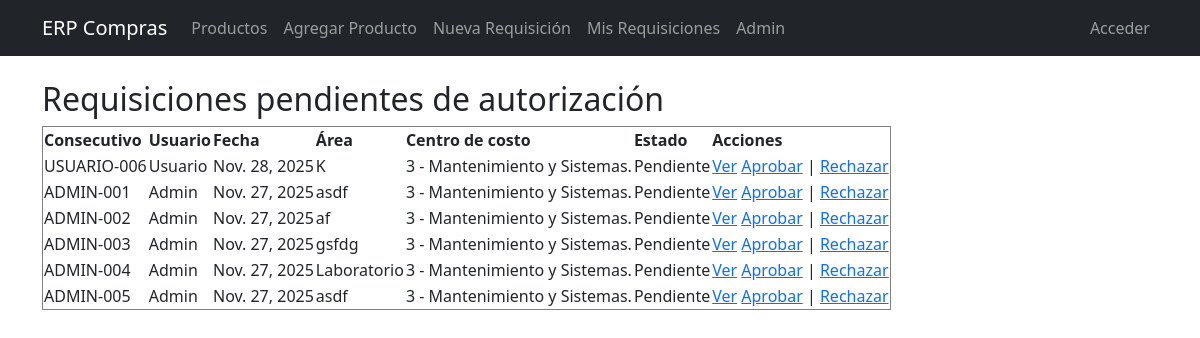
Page /requisiciones/pendientes/ (signed in) on the earlier database version.
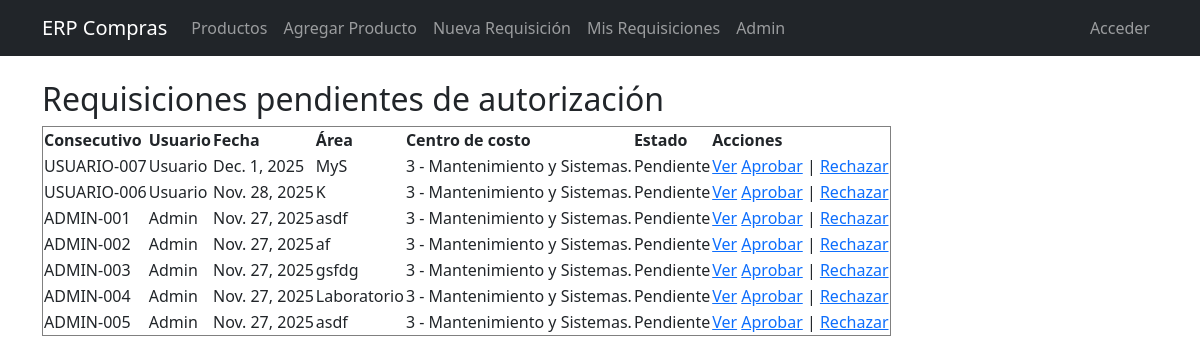
Same page on the later database version.
### compras/models.py (models this page shows, shortened)
class Requisicion(models.Model):
    ESTADOS = [
        ("PENDIENTE", "Pendiente"),
        ("APROBADA", "Aprobada"),
        ("RECHAZADA", "Rechazada"),
    ]
    usuario = models.ForeignKey(User, on_delete=models.CASCADE)
    fecha = models.DateField(auto_now_add=True)
    descripcion = models.CharField(max_length=200, blank=True)
    area = models.CharField(max_length=100)
    centro_costo = models.ForeignKey(CentroCosto, on_delete=models.CASCADE, null=True, blank=True)
    consecutivo = models.CharField(max_length=50, blank=True)
    estado = models.CharField(max_length=10, choices=ESTADOS, default="PENDIENTE")
    fecha_autorizacion = models.DateField(blank=True, null=True)

class CentroCosto(models.Model):
    nombre = models.CharField(max_length=100)
    def __str__(self):
        return self.nombre

### compras/views.py (the view)
# urls.py: path('requisiciones/pendientes/', views.requisiciones_pendientes, name='requisiciones_pendientes'),
@login_required
@user_passes_test(es_compras)
def requisiciones_pendientes(request):
    requisiciones = Requisicion.objects.filter(estado="PENDIENTE").order_by('-fecha')
    return render(request, 'compras/requisiciones_pendientes.html', {'requisiciones': requisiciones})

### compras/views.py (called while the page is built)
def es_compras(user):
    return user.groups.filter(name='Compras').exists() or user.is_superuser

### compras/templates/compras/requisiciones_pendientes.html (shortened to what this page needs)
{% extends "compras/base.html" %}
{% block content %}
<h2>Requisiciones pendientes de autorización</h2>
<table border="1">
    <tr>
        <th>Consecutivo</th>
        <th>Usuario</th>
        <th>Fecha</th>
        <th>Área</th>
        <th>Centro de costo</th>
        <th>Estado</th>
        <th>Acciones</th>
    </tr>
    {% for req in requisiciones %}
    <tr>
        <td>{{ req.consecutivo }}</td>
        <td>{{ req.usuario.username }}</td>
        <td>{{ req.fecha }}</td>
        <td>{{ req.area }}</td>
        <td>{{ req.centro_costo }}</td>
        <td>{{ req.get_estado_display }}</td>
        <td>
            <a href="{% url 'detalle_requisicion' req.id %}">Ver</a>
            {% if req.estado == "PENDIENTE" %}
                <a href="{% url 'aprobar_requisicion' req.id %}">Aprobar</a> |
                <a href="{% url 'rechazar_requisicion' req.id %}">Rechazar</a>
            {% elif req.estado == "APROBADA" %}
                <a href="{% url 'generar_orden_de_requisicion' req.id %}">Generar OC</a>
            {% else %}
                -
            {% endif %}
        </td>
    </tr>
    {% empty %}
    <tr>
        <td colspan="6">No hay requisiciones pendientes.</td>
    </tr>
    {% endfor %}
</table>
{% endblock %}

Differences in the rows shown:
added Requisicion: consecutivo "USUARIO-007", usuario.username "Usuario", fecha "Dec. 1, 2025", area "MyS", centro_costo "3 - Mantenimiento y Sistemas.", estado "Pendiente", shows "Aprobar"
